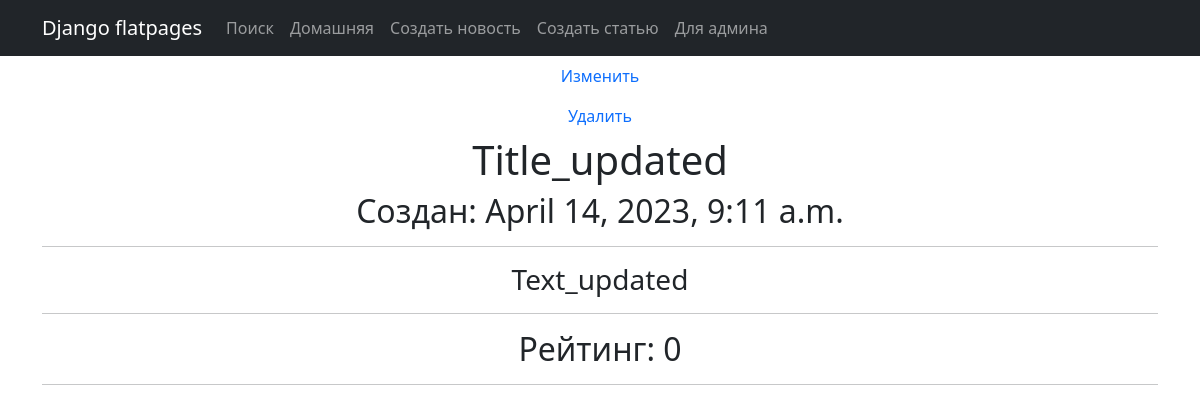
Page /6 on the committed database.
### news_portal/models.py (models this page shows, shortened)
class Post(models.Model):
    username = models.ForeignKey(Author, on_delete=models.CASCADE)
    post_type = models.CharField(max_length=3, choices=NEWS_TYPES, default="***")
    created = models.DateTimeField(auto_now_add=True)
    post_cat = models.ManyToManyField(Category, through="PostCategory")
    title = models.CharField(max_length=50, default="Title")
    text = models.TextField(default="Text")
    post_rating = models.IntegerField(default=0)

### news_portal/views.py (the view)
# urls.py: path('<int:pk>', PostDetail.as_view()),
class PostDetail(DetailView):
    model = Post
    template_name = 'post.html'
    context_object_name = 'post'

### news_portal/templatetags/custom_filters.py (called while the page is built)
@register.filter()
def censor(text: str):
    if type(text) is not str:
        raise TypeError('"censor" can be used only with string types')
    for word in SLUR_WORDS:
        redacted = text.replace(word, f'{word[0]} {"*" * (len(word)-1)}')
        redacted = text.replace(word.title(), f'{word[0]} {"*" * (len(word)-1)}')
    return redacted

### templates/post.html (shortened to what this page needs)
{% extends 'flatpages/default.html' %}
{% load custom_filters %}
{% block content %}
    {% if post_type == "NWS" %}
        <a class="nav-link" href="news/{{ post.id }}/edit">Изменить</a>
        <a class="nav-link" href="news/{{ post.id }}/delete">Удалить</a>
    {% else %}
        <a class="nav-link" href="article/{{ post.id }}/edit">Изменить</a>
        <a class="nav-link" href="article/{{ post.id }}/delete">Удалить</a>
    {% endif %}
    <h1>{{ post.title|censor }}</h1>
    <h2>Создан: {{ post.created }}</h2>
        <hr>
    <h3>{{ post.text|censor }}</h3>
        <hr>
    <h2>Рейтинг: {{ post.post_rating }}</h2>
        <hr>
{% endblock content %}

### rows in the picture
Post: title|censor "Title_updated", created "April 14, 2023, 9:11 a.m.", text|censor "Text_updated", post_rating "0"
